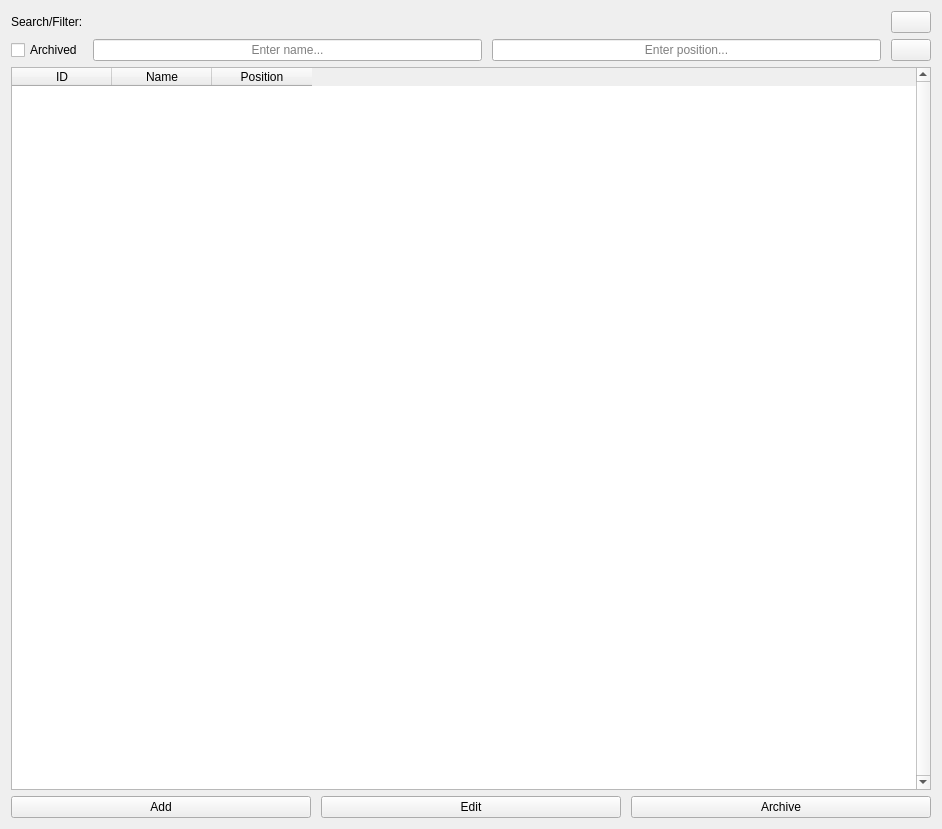
<?xml version="1.0" encoding="UTF-8"?>
<ui version="4.0">
 <class>Doctors</class>
 <widget class="QWidget" name="Doctors">
  <property name="geometry">
   <rect>
    <x>0</x>
    <y>0</y>
    <width>942</width>
    <height>829</height>
   </rect>
  </property>
  <property name="windowTitle">
   <string/>
  </property>
  <layout class="QVBoxLayout" name="verticalLayout">
   <item>
    <layout class="QHBoxLayout" name="horizontalLayout" stretch="0,1,0">
     <property name="spacing">
      <number>10</number>
     </property>
     <item>
      <widget class="QLabel" name="lbl_search_filter">
       <property name="text">
        <string>Search/Filter:</string>
       </property>
      </widget>
     </item>
     <item>
      <spacer name="horizontalSpacer">
       <property name="orientation">
        <enum>Qt::Horizontal</enum>
       </property>
       <property name="sizeHint" stdset="0">
        <size>
         <width>40</width>
         <height>20</height>
        </size>
       </property>
      </spacer>
     </item>
     <item>
      <widget class="QPushButton" name="pshbtn_refresh">
       <property name="cursor">
        <cursorShape>PointingHandCursor</cursorShape>
       </property>
       <property name="text">
        <string/>
       </property>
       <property name="icon">
        <iconset resource="../Resource/resource.qrc">
         <normaloff>:/refresh.png</normaloff>:/refresh.png</iconset>
       </property>
      </widget>
     </item>
    </layout>
   </item>
   <item>
    <widget class="QWidget" name="wdgt_search_filter" native="true">
     <layout class="QHBoxLayout" name="wdgt_search_filter_layout" stretch="0,1,1,0">
      <property name="spacing">
       <number>10</number>
      </property>
      <property name="leftMargin">
       <number>0</number>
      </property>
      <property name="topMargin">
       <number>0</number>
      </property>
      <property name="rightMargin">
       <number>0</number>
      </property>
      <property name="bottomMargin">
       <number>0</number>
      </property>
      <item>
       <widget class="QCheckBox" name="chkbx_archived">
        <property name="cursor">
         <cursorShape>PointingHandCursor</cursorShape>
        </property>
        <property name="text">
         <string>Archived</string>
        </property>
       </widget>
      </item>
      <item>
       <widget class="QLineEdit" name="lnedit_name">
        <property name="alignment">
         <set>Qt::AlignCenter</set>
        </property>
        <property name="placeholderText">
         <string>Enter name...</string>
        </property>
        <property name="clearButtonEnabled">
         <bool>true</bool>
        </property>
       </widget>
      </item>
      <item>
       <widget class="QLineEdit" name="lnedit_position">
        <property name="alignment">
         <set>Qt::AlignCenter</set>
        </property>
        <property name="placeholderText">
         <string>Enter position...</string>
        </property>
        <property name="clearButtonEnabled">
         <bool>true</bool>
        </property>
       </widget>
      </item>
      <item>
       <widget class="QPushButton" name="pshbtn_clear">
        <property name="cursor">
         <cursorShape>PointingHandCursor</cursorShape>
        </property>
        <property name="text">
         <string/>
        </property>
        <property name="icon">
         <iconset resource="../Resource/resource.qrc">
          <normaloff>:/clear.png</normaloff>:/clear.png</iconset>
        </property>
       </widget>
      </item>
     </layout>
    </widget>
   </item>
   <item>
    <widget class="QTableWidget" name="tblwdgt_doctors">
     <property name="verticalScrollBarPolicy">
      <enum>Qt::ScrollBarAlwaysOn</enum>
     </property>
     <property name="horizontalScrollBarPolicy">
      <enum>Qt::ScrollBarAlwaysOff</enum>
     </property>
     <property name="editTriggers">
      <set>QAbstractItemView::NoEditTriggers</set>
     </property>
     <property name="alternatingRowColors">
      <bool>true</bool>
     </property>
     <property name="selectionMode">
      <enum>QAbstractItemView::SingleSelection</enum>
     </property>
     <property name="selectionBehavior">
      <enum>QAbstractItemView::SelectRows</enum>
     </property>
     <attribute name="horizontalHeaderHighlightSections">
      <bool>false</bool>
     </attribute>
     <attribute name="verticalHeaderVisible">
      <bool>false</bool>
     </attribute>
     <column>
      <property name="text">
       <string>ID</string>
      </property>
     </column>
     <column>
      <property name="text">
       <string>Name</string>
      </property>
     </column>
     <column>
      <property name="text">
       <string>Position</string>
      </property>
     </column>
    </widget>
   </item>
   <item>
    <widget class="QWidget" name="wdgt_page_buttons" native="true">
     <layout class="QHBoxLayout" name="wdgt_pg_buttons_layout" stretch="1,1,1">
      <property name="spacing">
       <number>10</number>
      </property>
      <property name="leftMargin">
       <number>0</number>
      </property>
      <property name="topMargin">
       <number>0</number>
      </property>
      <property name="rightMargin">
       <number>0</number>
      </property>
      <property name="bottomMargin">
       <number>0</number>
      </property>
      <item>
       <widget class="QPushButton" name="pshbtn_add">
        <property name="cursor">
         <cursorShape>PointingHandCursor</cursorShape>
        </property>
        <property name="text">
         <string>Add</string>
        </property>
       </widget>
      </item>
      <item>
       <widget class="QPushButton" name="pshbtn_edit">
        <property name="cursor">
         <cursorShape>PointingHandCursor</cursorShape>
        </property>
        <property name="text">
         <string>Edit</string>
        </property>
       </widget>
      </item>
      <item>
       <widget class="QPushButton" name="pshbtn_archive">
        <property name="cursor">
         <cursorShape>PointingHandCursor</cursorShape>
        </property>
        <property name="text">
         <string>Archive</string>
        </property>
       </widget>
      </item>
     </layout>
    </widget>
   </item>
  </layout>
 </widget>
 <resources>
  <include location="../Resource/resource.qrc"/>
 </resources>
 <connections/>
</ui>
